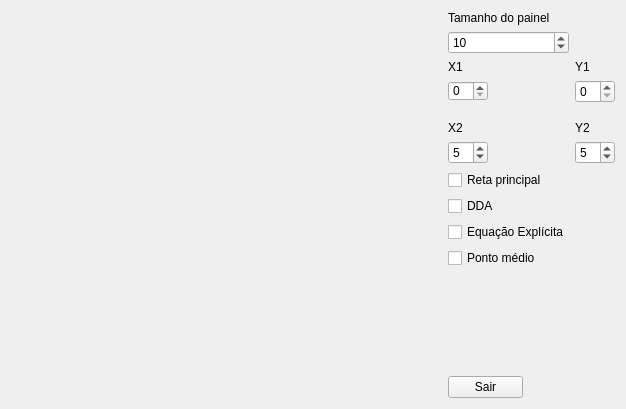
<?xml version="1.0" encoding="UTF-8"?>
<ui version="4.0">
 <class>JanelaPrincipal</class>
 <widget class="QWidget" name="JanelaPrincipal">
  <property name="geometry">
   <rect>
    <x>0</x>
    <y>0</y>
    <width>626</width>
    <height>409</height>
   </rect>
  </property>
  <property name="windowTitle">
   <string>Projeto OpenGL</string>
  </property>
  <layout class="QGridLayout" name="gridLayout">
   <item row="10" column="1">
    <widget class="QCheckBox" name="checkBoxExplictEquation">
     <property name="text">
      <string>Equação Explícita</string>
     </property>
    </widget>
   </item>
   <item row="8" column="1">
    <widget class="QCheckBox" name="checkBoxRetaPrincipal">
     <property name="text">
      <string>Reta principal</string>
     </property>
    </widget>
   </item>
   <item row="7" column="2">
    <widget class="QSpinBox" name="spinBoxY2">
     <property name="maximumSize">
      <size>
       <width>40</width>
       <height>16777215</height>
      </size>
     </property>
     <property name="value">
      <number>5</number>
     </property>
    </widget>
   </item>
   <item row="6" column="2">
    <widget class="QLabel" name="label_5">
     <property name="maximumSize">
      <size>
       <width>40</width>
       <height>16777215</height>
      </size>
     </property>
     <property name="text">
      <string>Y2</string>
     </property>
    </widget>
   </item>
   <item row="2" column="2">
    <widget class="QLabel" name="label_3">
     <property name="maximumSize">
      <size>
       <width>30</width>
       <height>16777215</height>
      </size>
     </property>
     <property name="text">
      <string>Y1</string>
     </property>
    </widget>
   </item>
   <item row="3" column="1">
    <widget class="QSpinBox" name="spinBoxX1">
     <property name="maximumSize">
      <size>
       <width>40</width>
       <height>20</height>
      </size>
     </property>
     <property name="mouseTracking">
      <bool>false</bool>
     </property>
    </widget>
   </item>
   <item row="6" column="1">
    <widget class="QLabel" name="label_4">
     <property name="maximumSize">
      <size>
       <width>40</width>
       <height>16777215</height>
      </size>
     </property>
     <property name="text">
      <string>X2</string>
     </property>
    </widget>
   </item>
   <item row="12" column="1">
    <spacer name="verticalSpacer">
     <property name="orientation">
      <enum>Qt::Vertical</enum>
     </property>
     <property name="sizeHint" stdset="0">
      <size>
       <width>72</width>
       <height>270</height>
      </size>
     </property>
    </spacer>
   </item>
   <item row="2" column="1">
    <widget class="QLabel" name="label_2">
     <property name="maximumSize">
      <size>
       <width>30</width>
       <height>16777215</height>
      </size>
     </property>
     <property name="text">
      <string>X1</string>
     </property>
    </widget>
   </item>
   <item row="1" column="1">
    <widget class="QSpinBox" name="sizePainelSpinBox">
     <property name="minimum">
      <number>3</number>
     </property>
     <property name="maximum">
      <number>60</number>
     </property>
     <property name="value">
      <number>10</number>
     </property>
    </widget>
   </item>
   <item row="7" column="1">
    <widget class="QSpinBox" name="spinBoxX2">
     <property name="maximumSize">
      <size>
       <width>40</width>
       <height>16777215</height>
      </size>
     </property>
     <property name="value">
      <number>5</number>
     </property>
    </widget>
   </item>
   <item row="13" column="1">
    <widget class="QPushButton" name="pushButton">
     <property name="maximumSize">
      <size>
       <width>75</width>
       <height>23</height>
      </size>
     </property>
     <property name="text">
      <string>Sair</string>
     </property>
    </widget>
   </item>
   <item row="0" column="1">
    <widget class="QLabel" name="label">
     <property name="text">
      <string>Tamanho do painel</string>
     </property>
    </widget>
   </item>
   <item row="9" column="1">
    <widget class="QCheckBox" name="checkBoxDDA">
     <property name="text">
      <string>DDA</string>
     </property>
    </widget>
   </item>
   <item row="3" column="2">
    <widget class="QSpinBox" name="spinBoxY1">
     <property name="maximumSize">
      <size>
       <width>40</width>
       <height>16777215</height>
      </size>
     </property>
    </widget>
   </item>
   <item row="0" column="0" rowspan="14">
    <widget class="MeuPainelOpenGL" name="painelGL" native="true"/>
   </item>
   <item row="11" column="1">
    <widget class="QCheckBox" name="checkBoxMidpoint">
     <property name="text">
      <string>Ponto médio</string>
     </property>
    </widget>
   </item>
  </layout>
 </widget>
 <layoutdefault spacing="6" margin="11"/>
 <customwidgets>
  <customwidget>
   <class>MeuPainelOpenGL</class>
   <extends>QWidget</extends>
   <header>MeuPainelOpenGL.h</header>
   <container>1</container>
   <slots>
    <slot>changeSizePanel(int)</slot>
    <slot>setStartPointX(int)</slot>
    <slot>setEndPointX(int)</slot>
    <slot>setStartPointY(int)</slot>
    <slot>setEndPointY(int)</slot>
    <slot>setShowRetaPrincipal(bool)</slot>
    <slot>setShowDDA(bool)</slot>
    <slot>setShowExplictEquation(bool)</slot>
    <slot>setShowMidpoint(bool)</slot>
   </slots>
  </customwidget>
 </customwidgets>
 <resources/>
 <connections>
  <connection>
   <sender>pushButton</sender>
   <signal>clicked()</signal>
   <receiver>JanelaPrincipal</receiver>
   <slot>close()</slot>
   <hints>
    <hint type="sourcelabel">
     <x>556</x>
     <y>388</y>
    </hint>
    <hint type="destinationlabel">
     <x>587</x>
     <y>348</y>
    </hint>
   </hints>
  </connection>
  <connection>
   <sender>sizePainelSpinBox</sender>
   <signal>valueChanged(int)</signal>
   <receiver>painelGL</receiver>
   <slot>changeSizePanel(int)</slot>
   <hints>
    <hint type="sourcelabel">
     <x>541</x>
     <y>39</y>
    </hint>
    <hint type="destinationlabel">
     <x>204</x>
     <y>14</y>
    </hint>
   </hints>
  </connection>
  <connection>
   <sender>spinBoxX1</sender>
   <signal>valueChanged(int)</signal>
   <receiver>painelGL</receiver>
   <slot>setStartPointX(int)</slot>
   <hints>
    <hint type="sourcelabel">
     <x>539</x>
     <y>82</y>
    </hint>
    <hint type="destinationlabel">
     <x>248</x>
     <y>204</y>
    </hint>
   </hints>
  </connection>
  <connection>
   <sender>spinBoxX2</sender>
   <signal>valueChanged(int)</signal>
   <receiver>painelGL</receiver>
   <slot>setEndPointX(int)</slot>
   <hints>
    <hint type="sourcelabel">
     <x>539</x>
     <y>172</y>
    </hint>
    <hint type="destinationlabel">
     <x>248</x>
     <y>204</y>
    </hint>
   </hints>
  </connection>
  <connection>
   <sender>spinBoxY1</sender>
   <signal>valueChanged(int)</signal>
   <receiver>painelGL</receiver>
   <slot>setStartPointY(int)</slot>
   <hints>
    <hint type="sourcelabel">
     <x>539</x>
     <y>127</y>
    </hint>
    <hint type="destinationlabel">
     <x>248</x>
     <y>204</y>
    </hint>
   </hints>
  </connection>
  <connection>
   <sender>spinBoxY2</sender>
   <signal>valueChanged(int)</signal>
   <receiver>painelGL</receiver>
   <slot>setEndPointY(int)</slot>
   <hints>
    <hint type="sourcelabel">
     <x>539</x>
     <y>217</y>
    </hint>
    <hint type="destinationlabel">
     <x>248</x>
     <y>204</y>
    </hint>
   </hints>
  </connection>
  <connection>
   <sender>checkBoxDDA</sender>
   <signal>toggled(bool)</signal>
   <receiver>painelGL</receiver>
   <slot>setShowDDA(bool)</slot>
   <hints>
    <hint type="sourcelabel">
     <x>520</x>
     <y>175</y>
    </hint>
    <hint type="destinationlabel">
     <x>235</x>
     <y>204</y>
    </hint>
   </hints>
  </connection>
  <connection>
   <sender>checkBoxExplictEquation</sender>
   <signal>toggled(bool)</signal>
   <receiver>painelGL</receiver>
   <slot>setShowExplictEquation(bool)</slot>
   <hints>
    <hint type="sourcelabel">
     <x>520</x>
     <y>198</y>
    </hint>
    <hint type="destinationlabel">
     <x>235</x>
     <y>204</y>
    </hint>
   </hints>
  </connection>
  <connection>
   <sender>checkBoxRetaPrincipal</sender>
   <signal>toggled(bool)</signal>
   <receiver>painelGL</receiver>
   <slot>setShowRetaPrincipal(bool)</slot>
   <hints>
    <hint type="sourcelabel">
     <x>520</x>
     <y>152</y>
    </hint>
    <hint type="destinationlabel">
     <x>235</x>
     <y>204</y>
    </hint>
   </hints>
  </connection>
  <connection>
   <sender>checkBoxMidpoint</sender>
   <signal>toggled(bool)</signal>
   <receiver>painelGL</receiver>
   <slot>setShowMidpoint(bool)</slot>
   <hints>
    <hint type="sourcelabel">
     <x>520</x>
     <y>221</y>
    </hint>
    <hint type="destinationlabel">
     <x>235</x>
     <y>204</y>
    </hint>
   </hints>
  </connection>
 </connections>
</ui>
